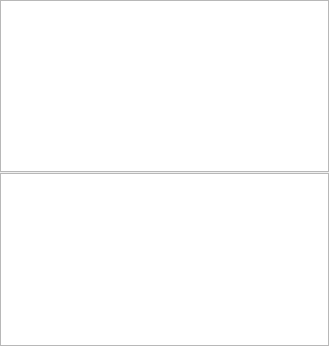
<?xml version="1.0" encoding="UTF-8"?>
<ui version="4.0">
 <class>QPrebuiltPipelinesDockWidget</class>
 <widget class="QWidget" name="QPrebuiltPipelinesDockWidget">
  <property name="geometry">
   <rect>
    <x>0</x>
    <y>0</y>
    <width>329</width>
    <height>346</height>
   </rect>
  </property>
  <property name="minimumSize">
   <size>
    <width>253</width>
    <height>225</height>
   </size>
  </property>
  <property name="windowTitle">
   <string>Prebuilt Pipelines</string>
  </property>
  <property name="styleSheet">
   <string notr="true">QDockWidget
{
color: white;
}

QDockWidget::title 
{
background-color: qlineargradient(spread:pad, x1:0, y1:0, x2:0, y2:1, stop:0 rgba(93, 93, 93, 255), stop:0.00985222 rgba(166, 166, 166, 255), stop:0.433498 rgba(117, 117, 117, 255), stop:0.448276 rgba(103, 103, 103, 255), stop:0.985222 rgba(102, 102, 102, 255), stop:1 rgba(69, 69, 69, 255));
text-align: center;
padding-left: 5px;
}
</string>
  </property>
  <layout class="QVBoxLayout" name="verticalLayout">
   <property name="spacing">
    <number>1</number>
   </property>
   <property name="margin">
    <number>0</number>
   </property>
   <item>
    <widget class="QTreeWidget" name="filterLibraryTree">
     <property name="sizePolicy">
      <sizepolicy hsizetype="Preferred" vsizetype="Expanding">
       <horstretch>0</horstretch>
       <verstretch>0</verstretch>
      </sizepolicy>
     </property>
     <property name="minimumSize">
      <size>
       <width>150</width>
       <height>0</height>
      </size>
     </property>
     <property name="maximumSize">
      <size>
       <width>16777215</width>
       <height>16777215</height>
      </size>
     </property>
     <property name="verticalScrollBarPolicy">
      <enum>Qt::ScrollBarAsNeeded</enum>
     </property>
     <property name="horizontalScrollBarPolicy">
      <enum>Qt::ScrollBarAsNeeded</enum>
     </property>
     <property name="editTriggers">
      <set>QAbstractItemView::DoubleClicked|QAbstractItemView::EditKeyPressed|QAbstractItemView::SelectedClicked</set>
     </property>
     <property name="alternatingRowColors">
      <bool>true</bool>
     </property>
     <property name="verticalScrollMode">
      <enum>QAbstractItemView::ScrollPerPixel</enum>
     </property>
     <property name="rootIsDecorated">
      <bool>true</bool>
     </property>
     <property name="uniformRowHeights">
      <bool>true</bool>
     </property>
     <property name="animated">
      <bool>true</bool>
     </property>
     <property name="allColumnsShowFocus">
      <bool>true</bool>
     </property>
     <property name="headerHidden">
      <bool>true</bool>
     </property>
     <property name="columnCount">
      <number>1</number>
     </property>
     <column>
      <property name="text">
       <string notr="true">1</string>
      </property>
     </column>
    </widget>
   </item>
   <item>
    <widget class="QListWidget" name="filterList"/>
   </item>
  </layout>
 </widget>
 <resources/>
 <connections/>
</ui>
